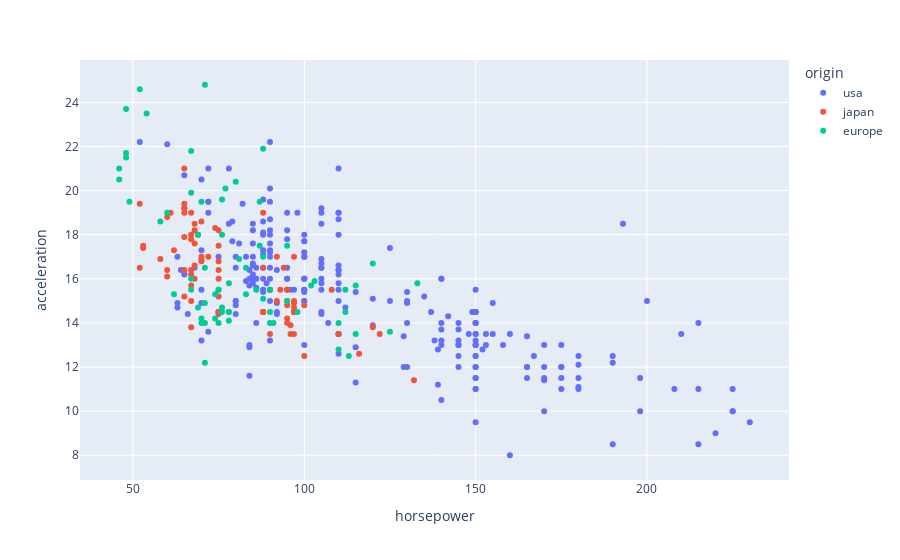

Write notebook code for a chart like this one.
### Markdown cell above
### Change the color based on the origin

### Code cell
px.scatter (data_frame=df_cars, x= 'horsepower', y= 'acceleration', color = 'origin' )

### Figure 1 — Plotly figure (JSON) as saved in the notebook; plotly's stock layout.template omitted (floating-point values rounded to 4 significant figures; data arrays with more than 128 entries replaced by an {"elided": "..."} marker saying what was removed)
{"data": [{"hovertemplate": "origin=usa<br>horsepower=%{x}<br>acceleration=%{y}<extra></extra>", "legendgroup": "usa", "marker": {"color": "#636efa", "symbol": "circle"}, "mode": "markers", "name": "usa", "orientation": "v", "showlegend": true, "type": "scatter", "x": {"elided": "249 int values"}, "xaxis": "x", "y": {"elided": "249 float values"}, "yaxis": "y"}, {"hovertemplate": "origin=japan<br>horsepower=%{x}<br>acceleration=%{y}<extra></extra>", "legendgroup": "japan", "marker": {"color": "#EF553B", "symbol": "circle"}, "mode": "markers", "name": "japan", "orientation": "v", "showlegend": true, "type": "scatter", "x": [95, 88, 88, 95, 65, 69, 95, 97, 92, 97, 88, 88, 94, 90, 122, 67, 65, 52, 61, 97, 93, 75, 96, 97, 53, 53, 70, 75, 108, 68, 70, 75, 67, 97, 110, 52, 70, 60, 95, 97, 95, 97, 68, 65, 65, 60, 65, 90, 75, 92, 75, 65, 65, 67, 67, 132, 100, 72, 58, 60, 67, 65, 62, 68, 75, 75, 100, 74, 116, 120, 68, 68, 88, 75, 70, 67, 67, 67, 96], "xaxis": "x", "y": [15, 14.5, 14.5, 14, 19, 18, 15.5, 13.5, 17, 14.5, 16.5, 19, 16.5, 13.5, 13.5, 19, 21, 16.5, 19, 15, 15.5, 16, 13.5, 17, 17.5, 17.4, 17, 16.4, 15.5, 18.5, 16.8, 18.2, 16.4, 14.5, 13.5, 19.4, 18.6, 16.4, 14.2, 14.7, 14.8, 14.9, 16.6, 15.2, 19.2, 18.8, 16.4, 15.5, 17.5, 15, 15.2, 17.9, 19.2, 13.8, 18, 11.4, 12.5, 17, 16.9, 16.1, 17.8, 19.4, 17.3, 16, 14.4, 16.8, 14.8, 18.3, 12.6, 13.8, 18.2, 17.6, 14.5, 14.5, 16.9, 15, 15.7, 16.2, 13.9], "yaxis": "y"}, {"hovertemplate": "origin=europe<br>horsepower=%{x}<br>acceleration=%{y}<extra></extra>", "legendgroup": "europe", "marker": {"color": "#00cc96", "symbol": "circle"}, "mode": "markers", "name": "europe", "orientation": "v", "showlegend": true, "type": "scatter", "x": [46, 87, 90, 95, 113, 90, 70, 76, 60, 54, 112, 76, 87, 69, 46, 90, 49, 75, 91, 112, 110, 83, 67, 78, 75, 75, 67, 71, 70, 95, 88, 98, 115, 86, 81, 83, 70, 71, 102, 88, 120, 58, 78, 78, 110, 48, 103, 125, 115, 133, 71, 71, 77, 71, 69, 76, 78, 48, 48, 67, 67, null, 62, 88, 74, null, 80, 76, 74, 52], "xaxis": "x", "y": [20.5, 17.5, 14.5, 17.5, 12.5, 14, 19.5, 14.5, 19, 23.5, 14.5, 18, 19.5, 18, 21, 15.5, 19.5, 15.5, 14, 15.5, 14, 16.5, 15.5, 14.5, 15.5, 14, 16, 16.5, 14, 15, 17, 14.5, 13.5, 15.5, 16.9, 15.3, 14.2, 12.2, 15.7, 21.9, 16.7, 18.6, 14.5, 14.1, 12.8, 21.5, 15.9, 13.6, 15.7, 15.8, 14.9, 14, 20.1, 24.8, 14.7, 14.7, 15.8, 21.7, 23.7, 19.9, 21.8, 17.3, 15.3, 15.1, 14.2, 15.8, 20.4, 19.6, 15.3, 24.6], "yaxis": "y"}], "layout": {"autosize": true, "legend": {"title": {"text": "origin"}, "tracegroupgap": 0}, "margin": {"t": 60}, "xaxis": {"anchor": "y", "autorange": true, "domain": [0, 1], "range": [35.0, 241.0], "title": {"text": "horsepower"}, "type": "linear"}, "yaxis": {"anchor": "x", "autorange": true, "domain": [0, 1], "range": [6.699, 26.1], "title": {"text": "acceleration"}, "type": "linear"}}}
